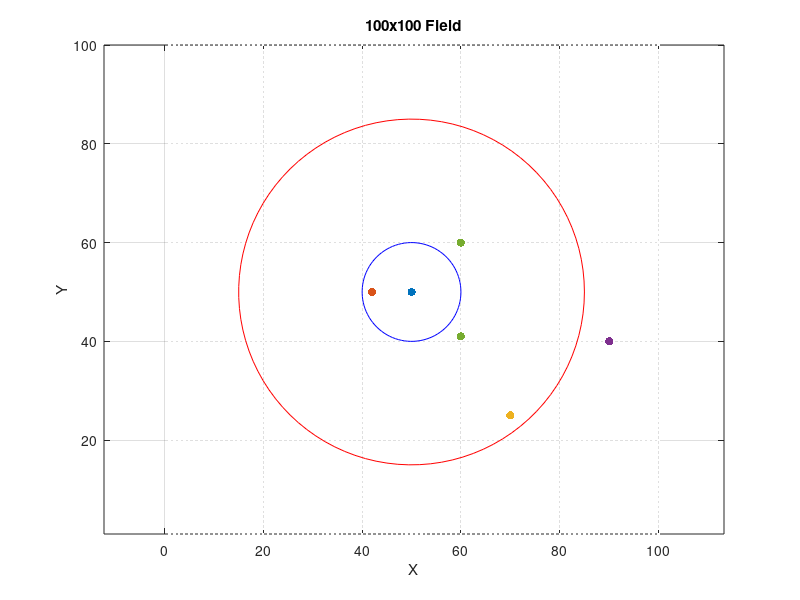

The MATLAB script that drew this image:
%%        Institute: Indian Institute of Information Technology Nagpur
%%              Lab: Wireless Communication
%%          Student: Uday Narayan Sahu 
%%             Date: 15/02/2024
%%  Assignment Name: LOC AND NON-LOC COMMUNICATION
%%             Tool: Matlab software
%%   
clc;
clear all;
close all;
fieldSize = 100;
innerRadius = 10;
outerRadius = 35;
centerX = 50;
centerY = 50;

[X, Y] = meshgrid(1:fieldSize, 1:fieldSize);

figure;
plot(X, Y, 'w.');
hold on;
scatter(50, 50, 'ro', 'filled'); 
hold on;
scatter(42,50, 'bo', 'filled');
hold on;
scatter(70,25, 'go', 'filled');
hold on;
scatter(90, 40, 'co', 'filled');
hold on;
distanceFromCenter = sqrt((X - centerX).^2 + (Y - centerY).^2);
theta = linspace(0, 2*pi, 100);
innerCircleX = centerX + innerRadius * cos(theta);
innerCircleY = centerY + innerRadius * sin(theta);
plot(innerCircleX, innerCircleY, 'b-');

outerCircleX = centerX + outerRadius * cos(theta);
outerCircleY = centerY + outerRadius * sin(theta);
plot(outerCircleX, outerCircleY, 'r-');

% Generate random points inside and outside the circles
numPoints = 2;
innerPointsX = [];
innerPointsY = [];
outerPointsX = [];
outerPointsY = [];

while numel(innerPointsX) < numPoints
    randomX = randi([centerX - innerRadius, centerX + innerRadius]);
    randomY = randi([centerY - innerRadius, centerY + innerRadius]);
    if (sqrt((randomX - centerX)^2 + (randomY - centerY)^2) > innerRadius+3) &&...
            (sqrt((randomX - centerX)^2 + (randomY - centerY)^2) < outerRadius-3)
        innerPointsX = [innerPointsX, randomX];
        innerPointsY = [innerPointsY, randomY];
    end
end
scatter(innerPointsX, innerPointsY, 'go', 'filled');
scatter(outerPointsX, outerPointsY, 'go', 'filled');
xlabel('X');
ylabel('Y');
title('100x100 Field');
axis equal;  
grid on;




